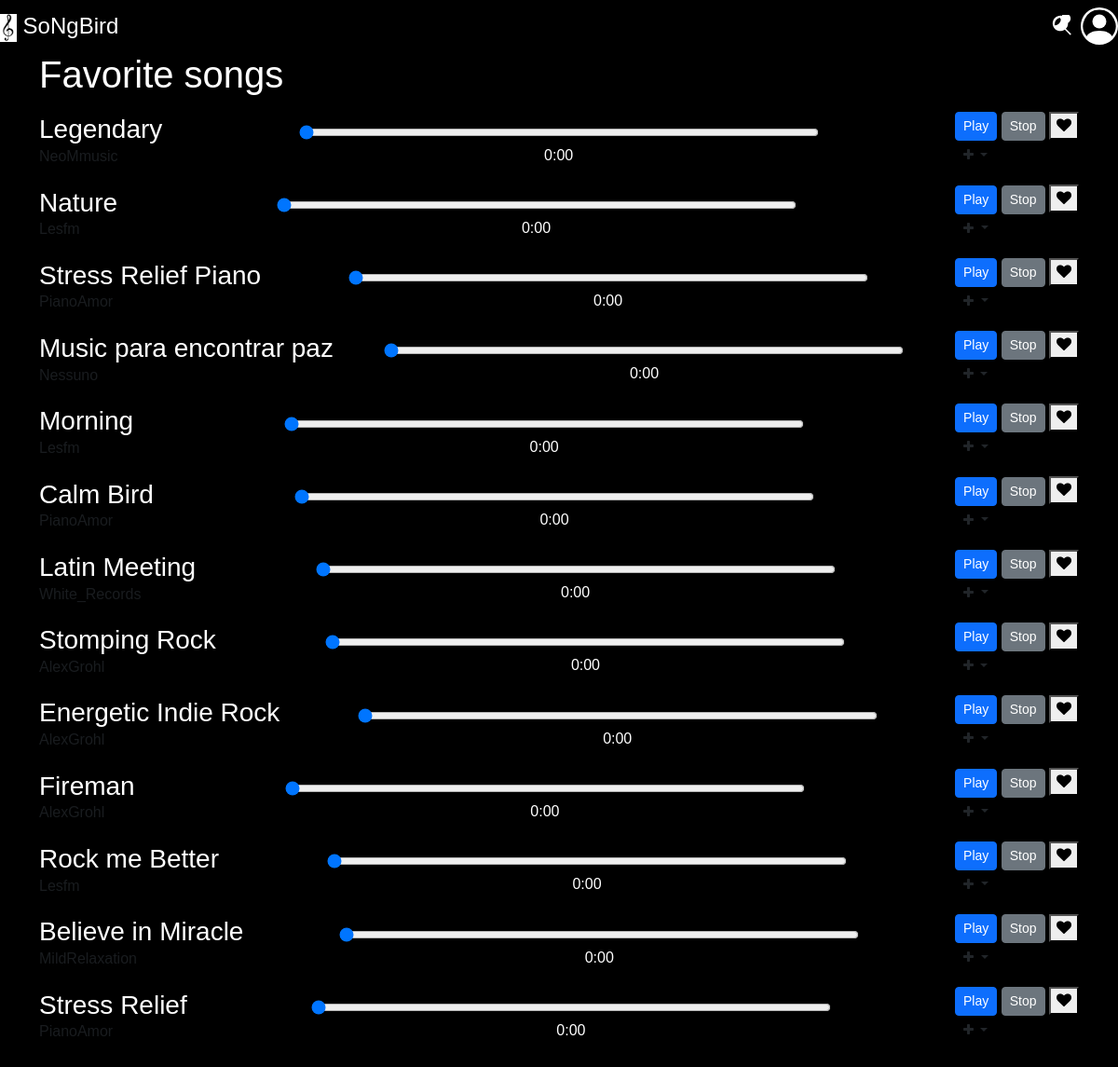
The page /favorite_songs/ (signed in) on the database its author committed.
### songbird/models.py (models this page shows, shortened)
class Song(models.Model):
    title = models.CharField(max_length=255)
    artist = models.CharField(max_length=255)
    album = models.CharField(max_length=255)
    genre = models.CharField(max_length=100)
    length = models.DurationField()
    release_date = models.DateField()
    audio_file = models.FileField(upload_to=song_file_path)
    play_count = models.PositiveIntegerField(default=0, editable=True)
    def get_audio_url(self):
        return self.audio_file.url

### songbird/views.py (the view)
# urls.py: path('favorite_songs/', views.favorite_songs, name='favorite_songs'),
@login_required
def favorite_songs(request):
    user_profile = UserProfile.objects.get(user=request.user)
    favorite_songs = user_profile.favorite_songs.all()
    context = {
        'favorite_songs': favorite_songs,
    }
    return render(request, 'songbird/favorite_songs.html', context)

### songbird/templates/songbird/favorite_songs.html (shortened to what this page needs)
{% extends 'songbird/common_initial.html' %}
{% block content %}
<div class="container">
    <h1>Favorite songs</h1>
    <ul class="list-unstyled">
        {% for song in favorite_songs %}
            {% include 'songbird/partials/song_item.html' with song=song %}
        {% endfor %}
    </ul>
</div>
{% load static %}
{% endblock %}

### songbird/templates/songbird/partials/song_item.html (shortened to what this page needs)
<li class="song-container d-flex justify-content-between align-items-center py-2">
    <div class="song-details">
        <h3 class="m-0">{{ song.title }}</h3>
        <p class="m-0 text-muted">{{ song.artist }}</p>
    </div>
    <div class="song-progress">
        <input type="range" min="0" max="100" value="0" step="1" class="progress-bar" id="progress-bar-{{ song.id }}">
        <span class="current-time" id="current-time-{{ song.id }}">0:00</span>
    </div>
    <div class="song-actions">
        {% if song.id %}
            <button class="btn btn-primary btn-sm play-button" id="play-button-{{ song.id }}" data-audio="{{ song.get_audio_url }}" data-song-id="{{ song.id }}">Play</button>
            <button class="btn btn-secondary btn-sm stop-button" id="stop-button-{{ song.id }}" data-audio="{{ song.get_audio_url }}">Stop</button>
            <button class="favorite-button" data-song-id="{{ song.id }}">
                {% if song in user_profile.favorite_songs.all %}
                    <i class="fa fa-heart favorite-heart"></i> Remove from Favorites
                {% else %}
                    <i class="fa fa-heart"></i>
                {% endif %}
            </button>
            <div class="dropdown">
                <button class="btn btn-sm add-to-playlist-button dropdown-toggle" type="button" id="dropdownMenuButton" data-song-id="{{ song.id }}">
                    <i class="fa fa-plus"></i>
                </button>
            </div>
        {% else %}
            <p>Invalid song ID</p>
        {% endif %}
    </div>
</li>

### static/css/home.css (style rules this page uses)
.home { background-color: black; color: white; font-family: Arial, sans-serif; margin: 0; padding: 0; }
.container { width: 100%; height: auto; }

### static/css/song_list.css (style rules this page uses)
.play-button { transition: background-color 0.3s ease; }
.song-progress { width: 50%; margin-top: 10px; }
.progress-bar { width: 100%; }
.current-time { display: block; margin-top: 5px; text-align: center; }

### rows shown on the page
Song: title "Legendary", artist "NeoMmusic"
Song: title "Nature", artist "Lesfm"
Song: title "Stress Relief Piano", artist "PianoAmor"
Song: title "Music para encontrar paz", artist "Nessuno"
Song: title "Morning", artist "Lesfm"
Song: title "Calm Bird", artist "PianoAmor"
Song: title "Latin Meeting", artist "White_Records"
Song: title "Stomping Rock", artist "AlexGrohl"
Song: title "Energetic Indie Rock", artist "AlexGrohl"
Song: title "Fireman", artist "AlexGrohl"
Song: title "Rock me Better", artist "Lesfm"
Song: title "Believe in Miracle", artist "MildRelaxation"
Song: title "Stress Relief", artist "PianoAmor"
